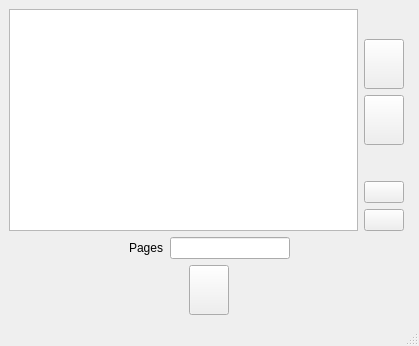
<?xml version="1.0" encoding="UTF-8"?>
<ui version="4.0">
 <class>MainWindow</class>
 <widget class="QMainWindow" name="MainWindow">
  <property name="geometry">
   <rect>
    <x>0</x>
    <y>0</y>
    <width>419</width>
    <height>346</height>
   </rect>
  </property>
  <property name="windowTitle">
   <string>PdfSplitter</string>
  </property>
  <property name="windowIcon">
   <iconset resource="rc/icons.qrc">
    <normaloff>:/icons/icons8-pdf-filled-50.png</normaloff>:/icons/icons8-pdf-filled-50.png</iconset>
  </property>
  <property name="styleSheet">
   <string notr="true">QToolTip {

                border: 1px solid #76797C;

                background-color: #5A7566;

                color: white;

                padding: 0px; /*remove padding, for fix combobox tooltip.*/

                opacity: 200;

                }


                QWidget {

                color: #eff0f1;

                background-color: #181e1f;

                selection-background-color: #3daee9;

                selection-color: #eff0f1;

                background-clip: border;

                border-image: none;

                border: 0px transparent black;

                outline: 0;

                font: 25 12pt &quot;Gotham Book&quot;;

                }


                QWidget:item:hover {

                background-color: #18465d;

                color: #eff0f1;

                }


                QWidget:item:selected {

                background-color: #18465d;

                }


                QCheckBox {

                spacing: 5px;

                outline: none;

                color: #eff0f1;

                margin-bottom: 2px;

                }


                QCheckBox:disabled {

                color: #76797C;

                }


                QCheckBox::indicator,

                QGroupBox::indicator {

                width: 18px;

                height: 18px;

                }


                QGroupBox::indicator {

                margin-left: 2px;

                }


                QCheckBox::indicator:unchecked,

                QGroupBox::indicator:unchecked {

                image: url(:/qss_icons/rc/checkbox_unchecked.png);

                }


                QCheckBox::indicator:unchecked:hover,

                QCheckBox::indicator:unchecked:focus,

                QCheckBox::indicator:unchecked:pressed,

                QGroupBox::indicator:unchecked:hover,

                QGroupBox::indicator:unchecked:focus,

                QGroupBox::indicator:unchecked:pressed {

                border: none;

                image: url(:/qss_icons/rc/checkbox_unchecked_focus.png);

                }


                QCheckBox::indicator:checked,

                QGroupBox::indicator:checked {

                image: url(:/qss_icons/rc/checkbox_checked.png);

                }


                QCheckBox::indicator:checked:hover,

                QCheckBox::indicator:checked:focus,

                QCheckBox::indicator:checked:pressed,

                QGroupBox::indicator:checked:hover,

                QGroupBox::indicator:checked:focus,

                QGroupBox::indicator:checked:pressed {

                border: none;

                image: url(:/qss_icons/rc/checkbox_checked_focus.png);

                }


                QCheckBox::indicator:indeterminate {

                image: url(:/qss_icons/rc/checkbox_indeterminate.png);

                }


                QCheckBox::indicator:indeterminate:focus,

                QCheckBox::indicator:indeterminate:hover,

                QCheckBox::indicator:indeterminate:pressed {

                image: url(:/qss_icons/rc/checkbox_indeterminate_focus.png);

                }


                QCheckBox::indicator:checked:disabled,

                QGroupBox::indicator:checked:disabled {

                image: url(:/qss_icons/rc/checkbox_checked_disabled.png);

                }


                QCheckBox::indicator:unchecked:disabled,

                QGroupBox::indicator:unchecked:disabled {

                image: url(:/qss_icons/rc/checkbox_unchecked_disabled.png);

                }


                QRadioButton {

                spacing: 5px;

                outline: none;

                color: #eff0f1;

                margin-bottom: 2px;

                }


                QRadioButton:disabled {

                color: #76797C;

                }


                QRadioButton::indicator {

                width: 21px;

                height: 21px;

                }


                QRadioButton::indicator:unchecked {

                image: url(:/qss_icons/rc/radio_unchecked.png);

                }


                QRadioButton::indicator:unchecked:hover,

                QRadioButton::indicator:unchecked:focus,

                QRadioButton::indicator:unchecked:pressed {

                border: none;

                outline: none;

                image: url(:/qss_icons/rc/radio_unchecked_focus.png);

                }


                QRadioButton::indicator:checked {

                border: none;

                outline: none;

                image: url(:/qss_icons/rc/radio_checked.png);

                }


                QRadioButton::indicator:checked:hover,

                QRadioButton::indicator:checked:focus,

                QRadioButton::indicator:checked:pressed {

                border: none;

                outline: none;

                image: url(:/qss_icons/rc/radio_checked_focus.png);

                }


                QRadioButton::indicator:checked:disabled {

                outline: none;

                image: url(:/qss_icons/rc/radio_checked_disabled.png);

                }


                QRadioButton::indicator:unchecked:disabled {

                image: url(:/qss_icons/rc/radio_unchecked_disabled.png);

                }


                QMenuBar {

                background-color: #181e1f;

                color: #eff0f1;

                }


                QMenuBar::item {

                background: transparent;

                }


                QMenuBar::item:selected {

                background: transparent;

                border: 1px solid #76797C;

                }


                QMenuBar::item:pressed {

                border: 1px solid #76797C;

                background-color: #3daee9;

                color: #eff0f1;

                margin-bottom: -1px;

                padding-bottom: 1px;

                }


                QMenu {

                border: 1px solid #76797C;

                color: #eff0f1;

                margin: 2px;

                }


                QMenu::icon {

                margin: 5px;

                }


                QMenu::item {

                padding: 5px 30px 5px 30px;

                border: 1px solid transparent;

                /* reserve space for selection border */

                }


                QMenu::item:selected {

                color: #eff0f1;

                }


                QMenu::separator {

                height: 2px;

                background: lightblue;

                margin-left: 10px;

                margin-right: 5px;

                }


                QMenu::indicator {

                width: 18px;

                height: 18px;

                }


                /* non-exclusive indicator = check box style indicator

                (see QActionGroup::setExclusive) */


                QMenu::indicator:non-exclusive:unchecked {

                image: url(:/qss_icons/rc/checkbox_unchecked.png);

                }


                QMenu::indicator:non-exclusive:unchecked:selected {

                image: url(:/qss_icons/rc/checkbox_unchecked_disabled.png);

                }


                QMenu::indicator:non-exclusive:checked {

                image: url(:/qss_icons/rc/checkbox_checked.png);

                }


                QMenu::indicator:non-exclusive:checked:selected {

                image: url(:/qss_icons/rc/checkbox_checked_disabled.png);

                }


                /* exclusive indicator = radio button style indicator (see QActionGroup::setExclusive) */


                QMenu::indicator:exclusive:unchecked {

                image: url(:/qss_icons/rc/radio_unchecked.png);

                }


                QMenu::indicator:exclusive:unchecked:selected {

                image: url(:/qss_icons/rc/radio_unchecked_disabled.png);

                }


                QMenu::indicator:exclusive:checked {

                image: url(:/qss_icons/rc/radio_checked.png);

                }


                QMenu::indicator:exclusive:checked:selected {

                image: url(:/qss_icons/rc/radio_checked_disabled.png);

                }


                QMenu::right-arrow {

                margin: 5px;

                image: url(:/qss_icons/rc/right_arrow.png)

                }


                QWidget:disabled {

                color: #454545;

                background-color: #181e1f;

                }


                QAbstractItemView {

                alternate-background-color: #181e1f;

                color: #eff0f1;

                border: 1px solid #3A3939;

                border-radius: 2px;

                }


                QWidget:focus,

                QMenuBar:focus {

                border: 1px solid #3daee9;

                }


                QTabWidget:focus,

                QCheckBox:focus,

                QRadioButton:focus,

                QSlider:focus {

                border: none;

                }


                QLineEdit {

                background-color: #232629;

                padding: 5px;

                border-style: solid;

                border: 1px solid #76797C;

                border-radius: 2px;

                color: #eff0f1;

                }


                QAbstractItemView QLineEdit {

                padding: 0;

                }


                QGroupBox {

                border: 1px solid #76797C;

                border-radius: 2px;

                margin-top: 20px;

                }


                QGroupBox::title {

                subcontrol-origin: margin;

                subcontrol-position: top center;

                padding-left: 10px;

                padding-right: 10px;

                padding-top: 10px;

                }


                QAbstractScrollArea {

                border-radius: 2px;

                border: 1px solid #76797C;

                background-color: transparent;

                }


                QScrollBar:horizontal {

                height: 15px;

                margin: 3px 15px 3px 15px;

                border: 1px transparent #2A2929;

                border-radius: 4px;

                background-color: #2A2929;

                }


                QScrollBar::handle:horizontal {

                background-color: #605F5F;

                min-width: 5px;

                border-radius: 4px;

                }


                QScrollBar::add-line:horizontal {

                margin: 0px 3px 0px 3px;

                border-image: url(:/qss_icons/rc/right_arrow_disabled.png);

                width: 10px;

                height: 10px;

                subcontrol-position: right;

                subcontrol-origin: margin;

                }


                QScrollBar::sub-line:horizontal {

                margin: 0px 3px 0px 3px;

                border-image: url(:/qss_icons/rc/left_arrow_disabled.png);

                height: 10px;

                width: 10px;

                subcontrol-position: left;

                subcontrol-origin: margin;

                }


                QScrollBar::add-line:horizontal:hover,

                QScrollBar::add-line:horizontal:on {

                border-image: url(:/qss_icons/rc/right_arrow.png);

                height: 10px;

                width: 10px;

                subcontrol-position: right;

                subcontrol-origin: margin;

                }


                QScrollBar::sub-line:horizontal:hover,

                QScrollBar::sub-line:horizontal:on {

                border-image: url(:/qss_icons/rc/left_arrow.png);

                height: 10px;

                width: 10px;

                subcontrol-position: left;

                subcontrol-origin: margin;

                }


                QScrollBar::up-arrow:horizontal,

                QScrollBar::down-arrow:horizontal {

                background: none;

                }


                QScrollBar::add-page:horizontal,

                QScrollBar::sub-page:horizontal {

                background: none;

                }


                QScrollBar:vertical {

                background-color: #2A2929;

                width: 15px;

                margin: 15px 3px 15px 3px;

                border: 1px transparent #2A2929;

                border-radius: 4px;

                }


                QScrollBar::handle:vertical {

                background-color: #605F5F;

                min-height: 5px;

                border-radius: 4px;

                }


                QScrollBar::sub-line:vertical {

                margin: 3px 0px 3px 0px;

                border-image: url(:/qss_icons/rc/up_arrow_disabled.png);

                height: 10px;

                width: 10px;

                subcontrol-position: top;

                subcontrol-origin: margin;

                }


                QScrollBar::add-line:vertical {

                margin: 3px 0px 3px 0px;

                border-image: url(:/qss_icons/rc/down_arrow_disabled.png);

                height: 10px;

                width: 10px;

                subcontrol-position: bottom;

                subcontrol-origin: margin;

                }


                QScrollBar::sub-line:vertical:hover,

                QScrollBar::sub-line:vertical:on {

                border-image: url(:/qss_icons/rc/up_arrow.png);

                height: 10px;

                width: 10px;

                subcontrol-position: top;

                subcontrol-origin: margin;

                }


                QScrollBar::add-line:vertical:hover,

                QScrollBar::add-line:vertical:on {

                border-image: url(:/qss_icons/rc/down_arrow.png);

                height: 10px;

                width: 10px;

                subcontrol-position: bottom;

                subcontrol-origin: margin;

                }


                QScrollBar::up-arrow:vertical,

                QScrollBar::down-arrow:vertical {

                background: none;

                }


                QScrollBar::add-page:vertical,

                QScrollBar::sub-page:vertical {

                background: none;

                }


                QTextEdit {

                background-color: #232629;

                color: #eff0f1;

                border: 1px solid #76797C;

                }


                QPlainTextEdit {

                background-color: #232629;

                ;

                color: #eff0f1;

                border-radius: 2px;

                border: 1px solid #76797C;

                }


                QHeaderView::section {

                background-color: #76797C;

                color: #eff0f1;

                padding: 5px;

                border: 1px solid #76797C;

                }


                QSizeGrip {

                image: url(:/qss_icons/rc/sizegrip.png);

                width: 12px;

                height: 12px;

                }


                QMainWindow::separator {

                background-color: #181e1f;

                color: white;

                padding-left: 4px;

                spacing: 2px;

                border: 1px dashed #76797C;

                }


                QMainWindow::separator:hover {

                background-color: #787876;

                color: white;

                padding-left: 4px;

                border: 1px solid #76797C;

                spacing: 2px;

                }


                QMenu::separator {

                height: 1px;

                background-color: #76797C;

                color: white;

                padding-left: 4px;

                margin-left: 10px;

                margin-right: 5px;

                }


                QFrame {

                border-radius: 2px;

                border: 1px solid #76797C;

                }


                QFrame[frameShape=&quot;0&quot;] {

                border-radius: 2px;

                border: 1px transparent #76797C;

                }


                QStackedWidget {

                border: 1px transparent black;

                }


                QToolBar {

                border: 1px transparent #393838;

                background: 1px solid #181e1f;

                font-weight: bold;

                }


                QToolBar::handle:horizontal {

                image: url(:/qss_icons/rc/Hmovetoolbar.png);

                }


                QToolBar::handle:vertical {

                image: url(:/qss_icons/rc/Vmovetoolbar.png);

                }


                QToolBar::separator:horizontal {

                image: url(:/qss_icons/rc/Hsepartoolbar.png);

                }


                QToolBar::separator:vertical {

                image: url(:/qss_icons/rc/Vsepartoolbar.png);

                }


                QToolButton#qt_toolbar_ext_button {

                background: #58595a

                }


                QPushButton {

                color: #eff0f1;

                background-color: #181e1f;

                border-width: 1px;

                border-color: #76797C;

                border-style: solid;

                padding: 5px;

                border-radius: 2px;

                outline: none;

                }


                QPushButton:disabled {

                background-color: #181e1f;

                border-width: 1px;

                border-color: #454545;

                border-style: solid;

                padding-top: 5px;

                padding-bottom: 5px;

                padding-left: 10px;

                padding-right: 10px;

                border-radius: 2px;

                color: #454545;

                }


                QPushButton:focus {

                background-color: #3daee9;

                color: white;

                }


                QPushButton:pressed {

                background-color: #3daee9;

                padding-top: -15px;

                padding-bottom: -17px;

                }


                QComboBox {

                selection-background-color: #3daee9;

                border-style: solid;

                border: 1px solid #76797C;

                border-radius: 2px;

                padding: 5px;

                min-width: 75px;

                }


                QPushButton:checked {

                background-color: #76797C;

                border-color: #6A6969;

                }


                QComboBox:hover,

                QPushButton:hover,

                QAbstractSpinBox:hover,

                QLineEdit:hover,

                QTextEdit:hover,

                QPlainTextEdit:hover,

                QAbstractView:hover,

                QTreeView:hover {

                border: 1px solid #3daee9;

                color: #eff0f1;

                }


                QComboBox:on {

                padding-top: 3px;

                padding-left: 4px;

                selection-background-color: #4a4a4a;

                }


                QComboBox QAbstractItemView {

                background-color: #232629;

                border-radius: 2px;

                border: 1px solid #76797C;

                selection-background-color: #18465d;

                }


                QComboBox::drop-down {

                subcontrol-origin: padding;

                subcontrol-position: top right;

                width: 15px;

                border-left-width: 0px;

                border-left-color: darkgray;

                border-left-style: solid;

                border-top-right-radius: 3px;

                border-bottom-right-radius: 3px;

                }


                QComboBox::down-arrow {

                image: url(:/qss_icons/rc/down_arrow_disabled.png);

                }


                QComboBox::down-arrow:on,

                QComboBox::down-arrow:hover,

                QComboBox::down-arrow:focus {

                image: url(:/qss_icons/rc/down_arrow.png);

                }


                QAbstractSpinBox {

                padding: 5px;

                border: 1px solid #76797C;

                background-color: #232629;

                color: #eff0f1;

                border-radius: 2px;

                min-width: 75px;

                }


                QAbstractSpinBox:up-button {

                background-color: transparent;

                subcontrol-origin: border;

                subcontrol-position: center right;

                }


                QAbstractSpinBox:down-button {

                background-color: transparent;

                subcontrol-origin: border;

                subcontrol-position: center left;

                }


                QAbstractSpinBox::up-arrow,

                QAbstractSpinBox::up-arrow:disabled,

                QAbstractSpinBox::up-arrow:off {

                image: url(:/qss_icons/rc/up_arrow_disabled.png);

                width: 10px;

                height: 10px;

                }


                QAbstractSpinBox::up-arrow:hover {

                image: url(:/qss_icons/rc/up_arrow.png);

                }


                QAbstractSpinBox::down-arrow,

                QAbstractSpinBox::down-arrow:disabled,

                QAbstractSpinBox::down-arrow:off {

                image: url(:/qss_icons/rc/down_arrow_disabled.png);

                width: 10px;

                height: 10px;

                }


                QAbstractSpinBox::down-arrow:hover {

                image: url(:/qss_icons/rc/down_arrow.png);

                }


                QLabel {

                border: 0px solid black;

                }


                QTabWidget {

                border: 0px transparent black;

                }


                QTabWidget::pane {

                border: 1px solid #76797C;

                padding: 5px;

                margin: 0px;

                }


                QTabWidget::tab-bar {

                /* left: 5px; move to the right by 5px */

                }


                QTabBar {

                qproperty-drawBase: 0;

                border-radius: 3px;

                }


                QTabBar:focus {

                border: 0px transparent black;

                }


                QTabBar::close-button {

                image: url(:/qss_icons/rc/close.png);

                background: transparent;

                }


                QTabBar::close-button:hover {

                image: url(:/qss_icons/rc/close-hover.png);

                background: transparent;

                }


                QTabBar::close-button:pressed {

                image: url(:/qss_icons/rc/close-pressed.png);

                background: transparent;

                }


                /* TOP TABS */


                QTabBar::tab:top {

                color: #eff0f1;

                border: 1px solid #76797C;

                border-bottom: 1px transparent black;

                background-color: #181e1f;

                padding: 5px;

                min-width: 50px;

                border-top-left-radius: 2px;

                border-top-right-radius: 2px;

                }


                QTabBar::tab:top:selected {

                color: #eff0f1;

                background-color: #54575B;

                border: 1px solid #76797C;

                border-bottom: 2px solid #3daee9;

                border-top-left-radius: 2px;

                border-top-right-radius: 2px;

                }


                QTabBar::tab:top:!selected:hover {

                background-color: #3daee9;

                }


                /* BOTTOM TABS */


                QTabBar::tab:bottom {

                color: #eff0f1;

                border: 1px solid #76797C;

                border-top: 1px transparent black;

                background-color: #181e1f;

                padding: 5px;

                border-bottom-left-radius: 2px;

                border-bottom-right-radius: 2px;

                min-width: 50px;

                }


                QTabBar::tab:bottom:selected {

                color: #eff0f1;

                background-color: #54575B;

                border: 1px solid #76797C;

                border-top: 2px solid #3daee9;

                border-bottom-left-radius: 2px;

                border-bottom-right-radius: 2px;

                }


                QTabBar::tab:bottom:!selected:hover {

                background-color: #3daee9;

                }


                /* LEFT TABS */


                QTabBar::tab:left {

                color: #eff0f1;

                border: 1px solid #76797C;

                border-left: 1px transparent black;

                background-color: #181e1f;

                padding: 5px;

                border-top-right-radius: 2px;

                border-bottom-right-radius: 2px;

                min-height: 50px;

                }


                QTabBar::tab:left:selected {

                color: #eff0f1;

                background-color: #54575B;

                border: 1px solid #76797C;

                border-left: 2px solid #3daee9;

                border-top-right-radius: 2px;

                border-bottom-right-radius: 2px;

                }


                QTabBar::tab:left:!selected:hover {

                background-color: #3daee9;

                }


                /* RIGHT TABS */


                QTabBar::tab:right {

                color: #eff0f1;

                border: 1px solid #76797C;

                border-right: 1px transparent black;

                background-color: #181e1f;

                padding: 5px;

                border-top-left-radius: 2px;

                border-bottom-left-radius: 2px;

                min-height: 50px;

                }


                QTabBar::tab:right:selected {

                color: #eff0f1;

                background-color: #54575B;

                border: 1px solid #76797C;

                border-right: 2px solid #3daee9;

                border-top-left-radius: 2px;

                border-bottom-left-radius: 2px;

                }


                QTabBar::tab:right:!selected:hover {

                background-color: #3daee9;

                }


                QTabBar QToolButton::right-arrow:enabled {

                image: url(:/qss_icons/rc/right_arrow.png);

                }


                QTabBar QToolButton::left-arrow:enabled {

                image: url(:/qss_icons/rc/left_arrow.png);

                }


                QTabBar QToolButton::right-arrow:disabled {

                image: url(:/qss_icons/rc/right_arrow_disabled.png);

                }


                QTabBar QToolButton::left-arrow:disabled {

                image: url(:/qss_icons/rc/left_arrow_disabled.png);

                }


                QDockWidget {

                background: #181e1f;

                border: 1px solid #403F3F;

                titlebar-close-icon: url(:/qss_icons/rc/close.png);

                titlebar-normal-icon: url(:/qss_icons/rc/undock.png);

                }


                QDockWidget::close-button,

                QDockWidget::float-button {

                border: 1px solid transparent;

                border-radius: 2px;

                background: transparent;

                }


                QDockWidget::close-button:hover,

                QDockWidget::float-button:hover {

                background: rgba(255, 255, 255, 10);

                }


                QDockWidget::close-button:pressed,

                QDockWidget::float-button:pressed {

                padding: 1px -1px -1px 1px;

                background: rgba(255, 255, 255, 10);

                }


                QTreeView,

                QListView {

                border: 1px solid #76797C;

                background-color: #232629;

                }


                QTreeView:branch:selected,

                QTreeView:branch:hover {

                background: url(:/qss_icons/rc/transparent.png);

                }


                QTreeView::branch:has-siblings:!adjoins-item {

                border-image: url(:/qss_icons/rc/transparent.png);

                }


                QTreeView::branch:has-siblings:adjoins-item {

                border-image: url(:/qss_icons/rc/transparent.png);

                }


                QTreeView::branch:!has-children:!has-siblings:adjoins-item {

                border-image: url(:/qss_icons/rc/transparent.png);

                }


                QTreeView::branch:has-children:!has-siblings:closed,

                QTreeView::branch:closed:has-children:has-siblings {

                image: url(:/qss_icons/rc/branch_closed.png);

                }


                QTreeView::branch:open:has-children:!has-siblings,

                QTreeView::branch:open:has-children:has-siblings {

                image: url(:/qss_icons/rc/branch_open.png);

                }


                QTreeView::branch:has-children:!has-siblings:closed:hover,

                QTreeView::branch:closed:has-children:has-siblings:hover {

                image: url(:/qss_icons/rc/branch_closed-on.png);

                }


                QTreeView::branch:open:has-children:!has-siblings:hover,

                QTreeView::branch:open:has-children:has-siblings:hover {

                image: url(:/qss_icons/rc/branch_open-on.png);

                }


                QListView::item:!selected:hover,

                QTreeView::item:!selected:hover {

                background: #18465d;

                outline: 0;

                color: #eff0f1

                }


                QListView::item:selected:hover,

                QTreeView::item:selected:hover {

                background: #287399;

                color: #eff0f1;

                }


                QTreeView::indicator:checked,

                QListView::indicator:checked {

                image: url(:/qss_icons/rc/checkbox_checked.png);

                }


                QTreeView::indicator:unchecked,

                QListView::indicator:unchecked {

                image: url(:/qss_icons/rc/checkbox_unchecked.png);

                }


                QTreeView::indicator:indeterminate,

                QListView::indicator:indeterminate {

                image: url(:/qss_icons/rc/checkbox_indeterminate.png);

                }


                QTreeView::indicator:checked:hover,

                QTreeView::indicator:checked:focus,

                QTreeView::indicator:checked:pressed,

                QListView::indicator:checked:hover,

                QListView::indicator:checked:focus,

                QListView::indicator:checked:pressed {

                image: url(:/qss_icons/rc/checkbox_checked_focus.png);

                }


                QTreeView::indicator:unchecked:hover,

                QTreeView::indicator:unchecked:focus,

                QTreeView::indicator:unchecked:pressed,

                QListView::indicator:unchecked:hover,

                QListView::indicator:unchecked:focus,

                QListView::indicator:unchecked:pressed {

                image: url(:/qss_icons/rc/checkbox_unchecked_focus.png);

                }


                QTreeView::indicator:indeterminate:hover,

                QTreeView::indicator:indeterminate:focus,

                QTreeView::indicator:indeterminate:pressed,

                QListView::indicator:indeterminate:hover,

                QListView::indicator:indeterminate:focus,

                QListView::indicator:indeterminate:pressed {

                image: url(:/qss_icons/rc/checkbox_indeterminate_focus.png);

                }


                QSlider::groove:horizontal {

                border: 1px solid #565a5e;

                height: 4px;

                background: #565a5e;

                margin: 0px;

                border-radius: 2px;

                }


                QSlider::handle:horizontal {

                background: #232629;

                border: 1px solid #565a5e;

                width: 16px;

                height: 16px;

                margin: -8px 0;

                border-radius: 9px;

                }


                QSlider::sub-page:horizontal {

                border: 1px solid #565a5e;

                height: 4px;

                background: #3daee9;

                margin: 0px;

                border-radius: 2px;

                }


                QSlider::groove:vertical {

                border: 1px solid #565a5e;

                width: 4px;

                background: #565a5e;

                margin: 0px;

                border-radius: 3px;

                }


                QSlider::handle:vertical {

                background: #232629;

                border: 1px solid #565a5e;

                width: 16px;

                height: 16px;

                margin: 0 -8px;

                border-radius: 9px;

                }


                QSlider::sub-page:vertical {

                border: 1px solid #565a5e;

                width: 4px;

                background: #3daee9;

                margin: 0px;

                border-radius: 3px;

                }


                QToolButton {

                background-color: transparent;

                border: 1px transparent #76797C;

                border-radius: 2px;

                margin: 3px;

                padding: 5px;

                }


                QToolButton[popupMode=&quot;1&quot;] {

                /* only for MenuButtonPopup */

                padding-right: 20px;

                /* make way for the popup button */

                border: 1px #76797C;

                border-radius: 5px;

                }


                QToolButton[popupMode=&quot;2&quot;] {

                /* only for InstantPopup */

                padding-right: 10px;

                /* make way for the popup button */

                border: 1px #76797C;

                }


                QToolButton:hover,

                QToolButton::menu-button:hover {

                background-color: transparent;

                border: 1px solid #3daee9;

                padding: 5px;

                }


                QToolButton:checked,

                QToolButton:pressed,

                QToolButton::menu-button:pressed {

                background-color: #3daee9;

                border: 1px solid #3daee9;

                padding: 5px;

                }


                /* the subcontrol below is used only in the InstantPopup or DelayedPopup mode */


                QToolButton::menu-indicator {

                image: url(:/qss_icons/rc/down_arrow.png);

                top: -7px;

                left: -2px;

                /* shift it a bit */

                }


                /* the subcontrols below are used only in the MenuButtonPopup mode */


                QToolButton::menu-button {

                border: 1px transparent #76797C;

                border-top-right-radius: 6px;

                border-bottom-right-radius: 6px;

                /* 16px width + 4px for border = 20px allocated above */

                width: 16px;

                outline: none;

                }


                QToolButton::menu-arrow {

                image: url(:/qss_icons/rc/down_arrow.png);

                }


                QToolButton::menu-arrow:open {

                border: 1px solid #76797C;

                }


                QPushButton::menu-indicator {

                subcontrol-origin: padding;

                subcontrol-position: bottom right;

                left: 8px;

                }


                QTableView {

                border: 1px solid #76797C;

                gridline-color: #181e1f;

                background-color: #232629;

                }


                QTableView,

                QHeaderView {

                border-radius: 0px;

                }


                QTableView::item:pressed,

                QListView::item:pressed,

                QTreeView::item:pressed {

                background: #18465d;

                color: #eff0f1;

                }


                QTableView::item:selected:active,

                QTreeView::item:selected:active,

                QListView::item:selected:active {

                background: #287399;

                color: #eff0f1;

                }


                QHeaderView {

                background-color: #181e1f;

                border: 1px transparent;

                border-radius: 0px;

                margin: 0px;

                padding: 0px;

                }


                QHeaderView::section {

                background-color: #181e1f;

                color: #eff0f1;

                padding: 5px;

                border: 1px solid #76797C;

                border-radius: 0px;

                text-align: center;

                }


                QHeaderView::section::vertical::first,

                QHeaderView::section::vertical::only-one {

                border-top: 1px solid #76797C;

                }


                QHeaderView::section::vertical {

                border-top: transparent;

                }


                QHeaderView::section::horizontal::first,

                QHeaderView::section::horizontal::only-one {

                border-left: 1px solid #76797C;

                }


                QHeaderView::section::horizontal {

                border-left: transparent;

                }


                QHeaderView::section:checked {

                color: white;

                background-color: #334e5e;

                }


                /* style the sort indicator */


                QHeaderView::down-arrow {

                image: url(:/qss_icons/rc/down_arrow.png);

                }


                QHeaderView::up-arrow {

                image: url(:/qss_icons/rc/up_arrow.png);

                }


                QTableCornerButton::section {

                background-color: #181e1f;

                border: 1px transparent #76797C;

                border-radius: 0px;

                }


                QToolBox {

                padding: 5px;

                border: 1px transparent black;

                }


                QToolBox::tab {

                color: #eff0f1;

                background-color: #181e1f;

                border: 1px solid #76797C;

                border-bottom: 1px transparent #181e1f;

                border-top-left-radius: 5px;

                border-top-right-radius: 5px;

                }


                QToolBox::tab:selected {

                /* italicize selected tabs */

                font: italic;

                background-color: #181e1f;

                border-color: #3daee9;

                }


                QStatusBar::item {

                border: 0px transparent dark;

                }


                QFrame[height=&quot;3&quot;],

                QFrame[width=&quot;3&quot;] {

                background-color: #76797C;

                }


                QSplitter::handle {

                border: 1px dashed #76797C;

                }


                QSplitter::handle:hover {

                background-color: #787876;

                border: 1px solid #76797C;

                }


                QSplitter::handle:horizontal {

                width: 1px;

                }


                QSplitter::handle:vertical {

                height: 1px;

                }


                QProgressBar {

                border: 1px solid #76797C;

                border-radius: 5px;

                text-align: center;

                }


                QProgressBar::chunk {

                background-color: #05B8CC;

                }


                QDateEdit {

                selection-background-color: #3daee9;

                border-style: solid;

                border: 1px solid #3375A3;

                border-radius: 2px;

                padding: 1px;

                min-width: 75px;

                }


                QDateEdit:on {

                padding-top: 3px;

                padding-left: 4px;

                selection-background-color: #4a4a4a;

                }


                QDateEdit QAbstractItemView {

                background-color: #232629;

                border-radius: 2px;

                border: 1px solid #3375A3;

                selection-background-color: #3daee9;

                }


                QDateEdit::drop-down {

                subcontrol-origin: padding;

                subcontrol-position: top right;

                width: 15px;

                border-left-width: 0px;

                border-left-color: darkgray;

                border-left-style: solid;

                border-top-right-radius: 3px;

                border-bottom-right-radius: 3px;

                }


                QDateEdit::down-arrow {

                image: url(:/qss_icons/rc/down_arrow_disabled.png);

                }


                QDateEdit::down-arrow:on,

                QDateEdit::down-arrow:hover,

                QDateEdit::down-arrow:focus {

                image: url(:/qss_icons/rc/down_arrow.png);

                }
            </string>
  </property>
  <widget class="QWidget" name="centralwidget">
   <layout class="QGridLayout" name="gridLayout">
    <item row="0" column="1">
     <layout class="QVBoxLayout" name="verticalLayout_4">
      <item alignment="Qt::AlignBottom">
       <widget class="QPushButton" name="pin">
        <property name="minimumSize">
         <size>
          <width>0</width>
          <height>50</height>
         </size>
        </property>
        <property name="styleSheet">
         <string notr="true">image: url(:/icons/icons8-pin-50.png);</string>
        </property>
        <property name="text">
         <string/>
        </property>
       </widget>
      </item>
      <item alignment="Qt::AlignTop">
       <widget class="QPushButton" name="unpin">
        <property name="minimumSize">
         <size>
          <width>0</width>
          <height>50</height>
         </size>
        </property>
        <property name="styleSheet">
         <string notr="true">image: url(:/icons/icons8-unpin-50.png);</string>
        </property>
        <property name="text">
         <string/>
        </property>
       </widget>
      </item>
      <item>
       <widget class="QPushButton" name="up">
        <property name="styleSheet">
         <string notr="true">image: url(:/icons/icons8-sort-up-filled-50.png);</string>
        </property>
        <property name="text">
         <string/>
        </property>
       </widget>
      </item>
      <item>
       <widget class="QPushButton" name="down">
        <property name="styleSheet">
         <string notr="true">image: url(:/icons/icons8-sort-down-filled-50.png);</string>
        </property>
        <property name="text">
         <string/>
        </property>
       </widget>
      </item>
     </layout>
    </item>
    <item row="8" column="0" colspan="3">
     <layout class="QGridLayout" name="gridLayout_3">
      <item row="1" column="3">
       <spacer name="horizontalSpacer_2">
        <property name="orientation">
         <enum>Qt::Horizontal</enum>
        </property>
        <property name="sizeHint" stdset="0">
         <size>
          <width>40</width>
          <height>20</height>
         </size>
        </property>
       </spacer>
      </item>
      <item row="1" column="0">
       <spacer name="horizontalSpacer">
        <property name="orientation">
         <enum>Qt::Horizontal</enum>
        </property>
        <property name="sizeHint" stdset="0">
         <size>
          <width>40</width>
          <height>20</height>
         </size>
        </property>
       </spacer>
      </item>
      <item row="1" column="1">
       <widget class="QLabel" name="label">
        <property name="text">
         <string>Pages</string>
        </property>
       </widget>
      </item>
      <item row="1" column="2">
       <widget class="QLineEdit" name="page_edit"/>
      </item>
     </layout>
    </item>
    <item row="9" column="0" colspan="3" alignment="Qt::AlignHCenter">
     <widget class="QPushButton" name="split_button">
      <property name="minimumSize">
       <size>
        <width>0</width>
        <height>50</height>
       </size>
      </property>
      <property name="styleSheet">
       <string notr="true">image: url(:/icons/icons8-cut-paper-filled-50.png);</string>
      </property>
      <property name="text">
       <string/>
      </property>
     </widget>
    </item>
    <item row="0" column="0">
     <widget class="QListWidget" name="file_list"/>
    </item>
   </layout>
  </widget>
  <widget class="QMenuBar" name="menubar">
   <property name="geometry">
    <rect>
     <x>0</x>
     <y>0</y>
     <width>419</width>
     <height>25</height>
    </rect>
   </property>
  </widget>
  <widget class="QStatusBar" name="statusbar"/>
 </widget>
 <resources>
  <include location="rc/icons.qrc"/>
 </resources>
 <connections/>
</ui>
